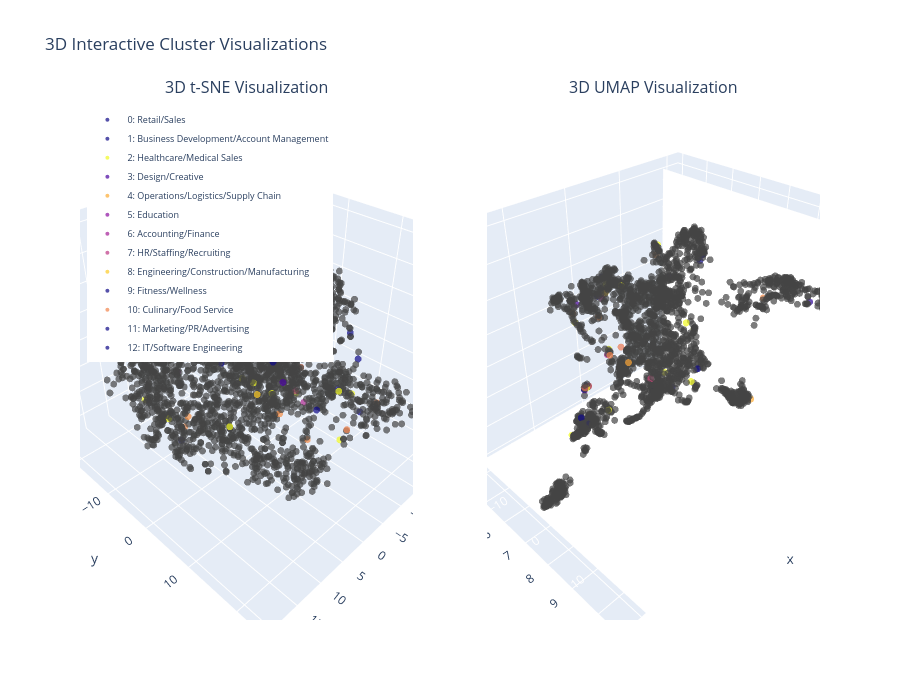

This figure's notebook cell:
### Code cell
# 3D Interactive visualization using plotly
import plotly.graph_objects as go
from plotly.subplots import make_subplots

# Compute 3D projections
print("Computing 3D t-SNE projection...")
tsne_3d = TSNE(n_components=3, random_state=RANDOM_SEED, perplexity=30, n_iter_without_progress=1000)
embeddings_tsne_3d = tsne_3d.fit_transform(embeddings_reduced)

print("Computing 3D UMAP projection...")
umap_3d = umap.UMAP(n_components=3, random_state=RANDOM_SEED, n_neighbors=15, min_dist=0.1)
embeddings_umap_3d = umap_3d.fit_transform(embeddings_reduced)

# Create subplots
fig = make_subplots(
    rows=1, cols=2,
    specs=[[{'type': 'scatter3d'}, {'type': 'scatter3d'}]],
    subplot_titles=('3D t-SNE Visualization', '3D UMAP Visualization')
)

# Add t-SNE traces
for cluster_id in sorted(df['cluster'].unique()):
    mask = df['cluster'] == cluster_id
    fig.add_trace(
        go.Scatter3d(
            x=embeddings_tsne_3d[mask, 0],
            y=embeddings_tsne_3d[mask, 1],
            z=embeddings_tsne_3d[mask, 2],
            mode='markers',
            name=f"{cluster_id}: {cluster_names[cluster_id]}",
            marker=dict(size=4, color=colors[cluster_id], opacity=0.7),
            text=[cluster_names[cluster_id]] * mask.sum(),
            hovertemplate='<b>%{text}</b><br>X: %{x:.2f}<br>Y: %{y:.2f}<br>Z: %{z:.2f}<extra></extra>'
        ),
        row=1, col=1
    )

# Add UMAP traces
for cluster_id in sorted(df['cluster'].unique()):
    mask = df['cluster'] == cluster_id
    fig.add_trace(
        go.Scatter3d(
            x=embeddings_umap_3d[mask, 0],
            y=embeddings_umap_3d[mask, 1],
            z=embeddings_umap_3d[mask, 2],
            mode='markers',
            name=f"{cluster_id}: {cluster_names[cluster_id]}",
            marker=dict(size=4, color=colors[cluster_id], opacity=0.7),
            text=[cluster_names[cluster_id]] * mask.sum(),
            hovertemplate='<b>%{text}</b><br>X: %{x:.2f}<br>Y: %{y:.2f}<br>Z: %{z:.2f}<extra></extra>',
            showlegend=False  # Avoid duplicate legends
        ),
        row=1, col=2
    )

# Update layout
fig.update_layout(
    title_text="3D Interactive Cluster Visualizations",
    height=700,
    showlegend=True,
    legend=dict(
        yanchor="top",
        y=0.99,
        xanchor="left",
        x=0.01,
        font=dict(size=9)
    )
)

fig.show()
